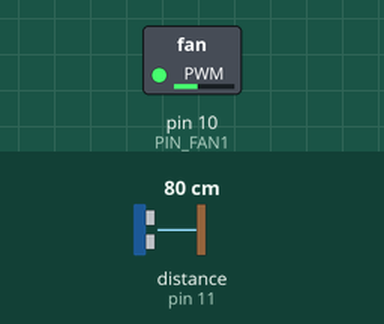
Bench run of a sketch on a simulated Arduino Uno, built with avr-gcc and run on an emulated ATmega328P. Shown: switched loads named in the sketch (green lamp = pin HIGH). Wiring (inferred from the names in the program): ultrasonic range finder: trigger pin 12; echo pin 11. Dashed ring = blinking. Inputs (shaded band) come from the test bench; at power-on: distance to the obstacle (sensor on pin 11) 80 cm. The echo pulse lasts 58.3 µs per cm; pins used as bus, display or sensor lines are not drawn; what the sketch prints to the serial monitor is not drawn.

Above: at 2.9 s.
3.0 s: distance to the obstacle (sensor on pin 11) set to 4 cm
At 4.38 s:
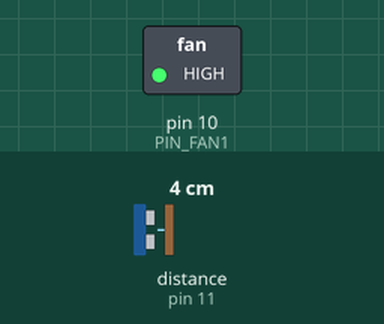
7.2 s: distance to the obstacle (sensor on pin 11) set to 60 cm
At 7.6 s:
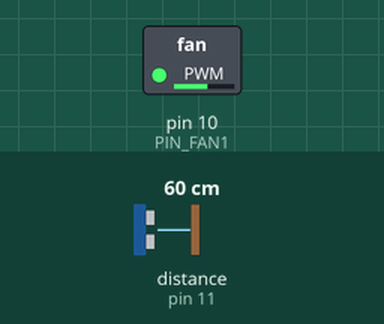
13.4 s: distance to the obstacle (sensor on pin 11) set to 120 cm
At 14.7 s:
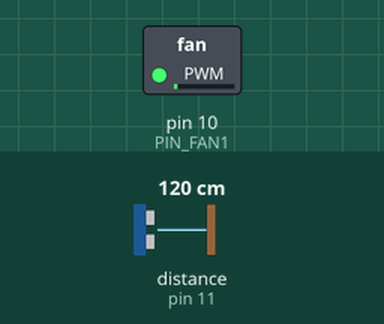
19.6 s: distance to the obstacle (sensor on pin 11) set to 9 cm
Timing chart, 0 to 24.1 s (numbered marks = the images above; inputs shaded):
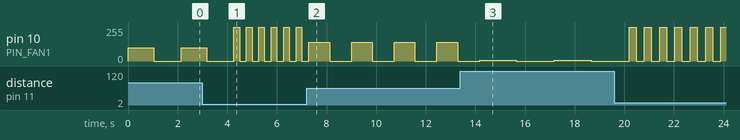

Measured:
- after the input at 7.2 s, pin 10 (PIN_FAN1): alternates 142/255 for 0.83 s and 0/255 for 0.89 s, starting after 0.09 s
- after the input at 13.4 s, pin 10 (PIN_FAN1): alternates 5/255 for 1.5 s and 0/255 for 1.5 s, starting after 0.77 s
- by itself, pin 10 (PIN_FAN1): repeats every 0.50 s: 255/255 0.23 s, 0/255 0.28 s

The sketch:

distance_1019.ino
```cpp
#define PIN_TRIG1 12
#define PIN_ECHO1 11
#define PIN_FAN1 10

//int led = 9;           // the PWM pin the LED is attached to
//int brightness = 0;    // how bright the LED is

/*
#define PIN_TRIG2 9
#define PIN_ECHO2 8
#define PIN_FAN2 7

#define PIN_TRIG3 6
#define PIN_ECHO3 5
#define PIN_FAN3 4
*/
float cm1;
float temp1;

/*
float cm2;
float temp2;

float cm3;
float temp3;
*/
float maximumRange = 120.0;
float minimumRange = 10.0;

void setup() {
  Serial.begin(9600);
  pinMode(PIN_TRIG1, OUTPUT);
  pinMode(PIN_ECHO1, INPUT);
  pinMode(PIN_FAN1, OUTPUT); // To change FAN SPEED

//   pinMode(led, OUTPUT);
/*
  pinMode(PIN_TRIG2, OUTPUT);
  pinMode(PIN_ECHO2, INPUT);
  pinMode(PIN_FAN2, OUTPUT);

  pinMode(PIN_TRIG3, OUTPUT);
  pinMode(PIN_ECHO3, INPUT);
  pinMode(PIN_FAN3, OUTPUT);
  */
}

void loop() {
  digitalWrite(PIN_TRIG1, LOW);
  delayMicroseconds(2);
  digitalWrite(PIN_TRIG1, HIGH);
  delayMicroseconds(2);
  digitalWrite(PIN_TRIG1, LOW);

/*
  digitalWrite(PIN_TRIG2, LOW);
  delayMicroseconds(2);
  digitalWrite(PIN_TRIG2, HIGH);
  delayMicroseconds(2);
  digitalWrite(PIN_TRIG2, LOW);

  digitalWrite(PIN_TRIG3, LOW);
  delayMicroseconds(2);
  digitalWrite(PIN_TRIG3, HIGH);
  delayMicroseconds(2);
  digitalWrite(PIN_TRIG3, LOW);
   */
  temp1 = float(pulseIn(PIN_ECHO1, HIGH));
  cm1 = (temp1 * 17 )/1000;

/*
  temp2 = float(pulseIn(PIN_ECHO2, HIGH));
  cm2 = (temp2 * 17 )/1000;

  temp3 = float(pulseIn(PIN_ECHO3, HIGH));
  cm3 = (temp3 * 17 )/1000;

 float temp_motor_val2;
  float temp_motor_val3;
 temp_motor_val2 = map(cm2, minimumRange, maximumRange, 255, 0);
  temp_motor_val3 = map(cm3, minimumRange, maximumRange, 255, 0);
   */
  float temp_motor_val1;
  float temp_delay;

  temp_motor_val1 = map(cm1, minimumRange, maximumRange, 255, 0);
  //brightness= map(cm1, minimumRange, maximumRange, 200, 0);
  temp_delay = map(temp_motor_val1,0, 255, 1500, 300);

  if (cm1 > minimumRange && cm1 < maximumRange) {

    analogWrite(PIN_FAN1, temp_motor_val1);
    //analogWrite(led, brightness);
    delay(temp_delay);
    analogWrite(PIN_FAN1, 0);
    //analogWrite(led, 0);
    delay(temp_delay);


  } else if (cm1 <= minimumRange) {

    analogWrite(PIN_FAN1, 255);
    //analogWrite(led, 255);
    delay(temp_delay);
    analogWrite(PIN_FAN1, 0);
    //analogWrite(led, 0);
    delay(temp_delay);


  } else {

    analogWrite(PIN_FAN1, 0);
    //analogWrite(led, 0);
    delay(temp_delay);
    analogWrite(PIN_FAN1, 0);
    //analogWrite(led, 0);
    delay(temp_delay);

  }

/*
  if(cm2 > minimumRange && cm2 < maximumRange) {
    analogWrite(PIN_FAN2, temp_motor_val2);
  } else if (cm2 <= minimumRange){
    analogWrite(PIN_FAN2,255);
  } else {
    analogWrite(PIN_FAN2,0);
  }

  if(cm3 > minimumRange && cm3 < maximumRange) {
    analogWrite(PIN_FAN3, temp_motor_val3);
  } else if (cm3 <= minimumRange) {
    analogWrite(PIN_FAN3,255);
  } else {
    analogWrite(PIN_FAN3,0);
  }
  */

  Serial.print("Echo = ");
  Serial.print(temp1);
  Serial.print(",  Distance = ");
  Serial.print(cm1);
  Serial.println("cm");
  Serial.print(",  Motorval = ");
  Serial.print(temp_motor_val1);
  delay(50);
}
```
